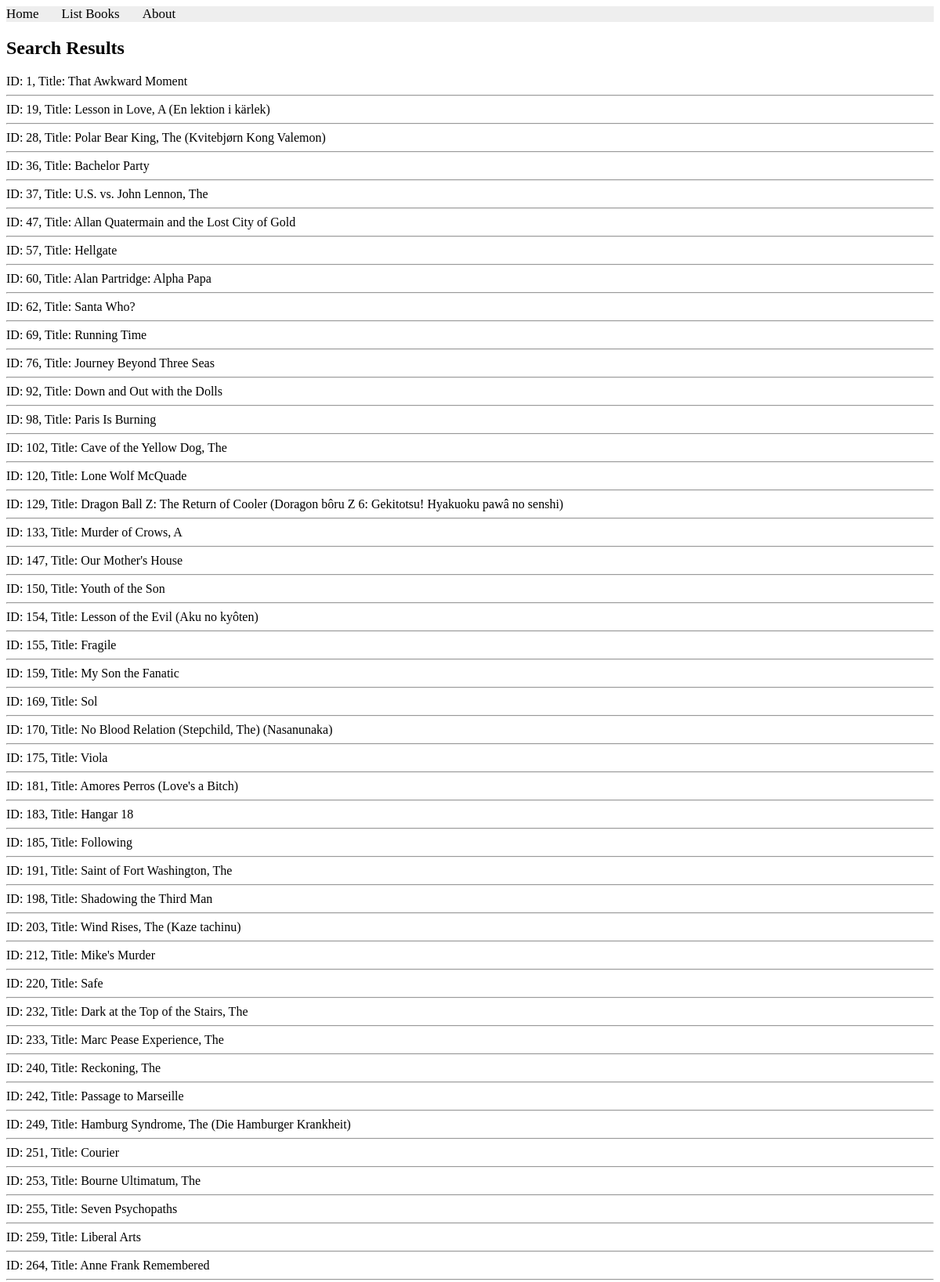
The app's page /books/lab8/task1/ (upper part) with its own data.
### apps/bookmodule/models.py (models this page shows)
class Book(models.Model):
    title = models.CharField(max_length = 50)
    author = models.CharField(max_length = 50)
    price = models.FloatField(default = 0.0)
    edition = models.SmallIntegerField(default = 1)

### apps/bookmodule/views.py (the view)
# urls.py: path('lab8/task1/', views.task1, name="books.task1"),
def task1(request):
    mybooks = Book.objects.filter(Q(price__lte=80))
    if mybooks.exists():
        return render(request, 'bookmodule/task1.html', {'books': mybooks})
    else:
        return render(request, 'bookmodule/index.html')

### apps/templates/bookmodule/task1.html (shortened to what this page needs)
{% extends "layouts/base.html" %}
{% load static %}
{% block content %}
<h2>Search Results</h2>
{% if books %}
{% for obj in books %}
    ID: {{obj.id}}, Title: {{obj.title}}
    <hr>
{% endfor %}
{% else %}
<p>No books found matching your search.</p>
{% endif %}
{% endblock content %}

### records on screen
Book: id "1", title "That Awkward Moment"
Book: id "19", title "Lesson in Love, A (En lektion i kärlek)"
Book: id "28", title "Polar Bear King, The (Kvitebjørn Kong Valemon)"
Book: id "36", title "Bachelor Party"
Book: id "37", title "U.S. vs. John Lennon, The"
Book: id "47", title "Allan Quatermain and the Lost City of Gold"
Book: id "57", title "Hellgate"
Book: id "60", title "Alan Partridge: Alpha Papa"
Book: id "62", title "Santa Who?"
Book: id "69", title "Running Time"
Book: id "76", title "Journey Beyond Three Seas"
Book: id "92", title "Down and Out with the Dolls"
Book: id "98", title "Paris Is Burning"
Book: id "102", title "Cave of the Yellow Dog, The"
Book: id "120", title "Lone Wolf McQuade"
Book: id "129", title "Dragon Ball Z: The Return of Cooler (Doragon bôru Z 6: Gekitotsu! Hyakuoku pawâ no senshi)"
Book: id "133", title "Murder of Crows, A"
Book: id "147", title "Our Mother's House"
Book: id "150", title "Youth of the Son"
Book: id "154", title "Lesson of the Evil (Aku no kyôten)"
Book: id "155", title "Fragile"
Book: id "159", title "My Son the Fanatic"
Book: id "169", title "Sol"
Book: id "170", title "No Blood Relation (Stepchild, The) (Nasanunaka)"
Book: id "175", title "Viola"
Book: id "181", title "Amores Perros (Love's a Bitch)"
Book: id "183", title "Hangar 18"
Book: id "185", title "Following"
Book: id "191", title "Saint of Fort Washington, The"
Book: id "198", title "Shadowing the Third Man"
Book: id "203", title "Wind Rises, The (Kaze tachinu)"
Book: id "212", title "Mike's Murder"
Book: id "220", title "Safe"
Book: id "232", title "Dark at the Top of the Stairs, The"
Book: id "233", title "Marc Pease Experience, The"
Book: id "240", title "Reckoning, The"
Book: id "242", title "Passage to Marseille"
Book: id "249", title "Hamburg Syndrome, The (Die Hamburger Krankheit)"
Book: id "251", title "Courier"
Book: id "253", title "Bourne Ultimatum, The"
Book: id "255", title "Seven Psychopaths"
Book: id "259", title "Liberal Arts"
Book: id "264", title "Anne Frank Remembered"
